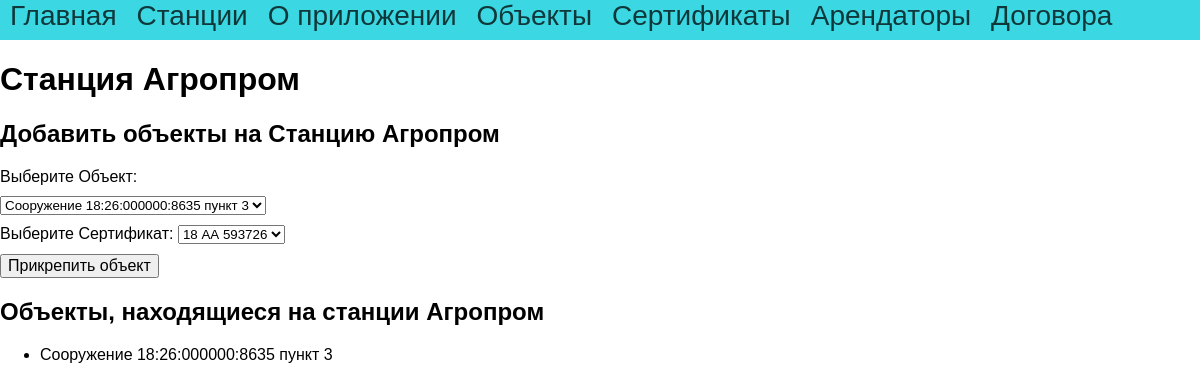
Page /agroprom on the committed database.
### tables this page shows
CREATE TABLE mainmenu (
id integer PRIMARY KEY AUTOINCREMENT, 
title text NOT NULL, 
url text NOT NULL
);

CREATE TABLE propertyObjects (
ObjectId integer PRIMARY KEY AUTOINCREMENT, 
ObjectName varchar NOT NULL
);

### app.py (the view)
@app.route("/agroprom", methods=["POST", "GET"])
def agroprom():
    db = get_db()
    dbase = FDataBase(db)
    if request.method == "POST":
        res = dbase.objectsInCertificates(request.form['name'], request.form['number'], 2)
        if not res:
            flash('Ошибка добавления Объекта', category='error')
        else:
            flash('Объект успешно добавлен в Сертификат', category='success')
    return render_template('agroprom.html', menu=dbase.getMenu(), certificates=dbase.getCertificateAnonce(), propertyObjects=dbase.getObjectAnonce(),
                           objectsInCertificate=dbase.getObjectInCertificatesAnonce(), title="Станция Агропром")

### FDataBase.py (called while the page is built)
    def getMenu(self):
        sql = '''SELECT * FROM mainmenu'''
        try:
            self.__cur.execute(sql)
            res = self.__cur.fetchall()
            if res: return res
        except:
            print("Ошибка чтения из БД")
        return []

    def getCertificateAnonce(self):
        try:
            self.__cur.execute(f"SELECT CertificateId, StationId, RegistrationNumber FROM certificates")
            res = self.__cur.fetchall()
            if res: return res
        except sqlite3.Error as e:
            print("Ошибка получения станции из БД"+str(e))
        return[]

    def getObjectAnonce(self):
        try:
            self.__cur.execute(f"SELECT ObjectId, ObjectName FROM propertyObjects ORDER BY ObjectId")
            res = self.__cur.fetchall()
            if res: return res
        except sqlite3.Error as e:
            print("Ошибка получения станции из БД"+str(e))
        return[]

    def getObjectInCertificatesAnonce(self):
        try:
            self.__cur.execute(f"SELECT CertificateId, ObjectId, StationId FROM objectsInCertificate ORDER BY StationId")
            res = self.__cur.fetchall()
            if res: return res
        except sqlite3.Error as e:
            print("Ошибка получения станции из БД"+str(e))
        return[]

### app.py (called while the page is built)
def connect_db():
    conn = sqlite3.connect(app.config['DATABASE'])
    conn.row_factory = sqlite3.Row
    return conn

def get_db():
    if not hasattr(g, 'link_db'):
        g.link_db = connect_db()
    return g.link_db

### templates/agroprom.html (shortened to what this page needs)
{% extends 'base.html' %}
{% block content %}
{{ super() }}
<h2>Добавить объекты на Станцию Агропром</h2>
<form action="" method="post" class="form-contact">
    <p><label>Выберите Объект:</label>
            <select name="name">
                {% for o in propertyObjects %}
                    <option value={{o.ObjectId}}>{{ o.ObjectName }}</option>
                {% endfor %}
            </select>
            <p><label>Выберите Сертификат:</label>
                <select name="number"/>
                    {% for c in certificates %}
                        {% if c.StationId == 2 %}
                            <option value={{c.CertificateId}}>{{ c.RegistrationNumber }}</option>
                        {% endif %}
                    {% endfor %}
    <p><input type="submit" value="Прикрепить объект"/>
    </form>
    <div>
        {% block objects %}
        <h2>Объекты, находящиеся на станции Агропром</h2>
        <ul class="objects">
                {% for g in objectsInCertificate if g.StationId == 2 -%}
                        {% for p in propertyObjects -%}
                            {% if p.ObjectId|int() == g.ObjectId|int()-%}
                                <li><p>{{p.ObjectName}}</p></li>
                            {% endif %}
                        {% endfor -%}
                {% endfor -%}
        </ul>
        {% endblock %}
        </div>
{% endblock %}

### templates/base.html (shortened to what this page needs)
<!DOCTYPE html>
<html>
<head>
<link type="text/css" href="{{ url_for('static', filename='css/styles.css')}}" rel="stylesheet"/>
</head>
<body>
{% block content -%}
        {% block mainmenu -%}
<ul class="mainmenu">
        {% for m in menu -%}
<li><a href="{{m.url}}">{{m.title}}</a></li>
        {% endfor -%}
</ul>
        {% endblock mainmenu -%}
        {% if title -%}
<h1>{{title}}</h1>
        {% else -%}
<h1>Ижпромтранс18</h1>
        {% endif -%}
{% endblock -%}
</body>
</html>

### static/css/styles.css (style rules this page uses)
html, body { font-family: Arial, Helvetica, sans-serif; margin: auto; padding: 0; height: 100%; width: 100%; }
a { color: rgb(0, 202, 202); text-decoration: none; margin: auto; }
ul.mainmenu { list-style: none; background: #3bd7e2; height: 40px; margin: auto; padding: 0; color: rgba(0, 0, 0, 0.74); font-size: 20px; overflow: hidden; }
ul.mainmenu li { float: left; margin: 18px, 40px, 0 50px; }
ul.mainmenu li a { color: rgba(0, 0, 0, 0.74); text-decoration: none; font-size: 28px; margin: 10px; }
.form-contact label { display: inline-block; min-width: 80px; }
.form-contact p { margin: 10px 0 10px 0; }
.form-contact input[type=submit], textarea { font-size: 16px; }

### rows in the picture
mainmenu: title "Главная"
mainmenu: title "Станции"
mainmenu: title "О приложении"
mainmenu: title "Объекты"
mainmenu: title "Сертификаты"
mainmenu: title "Арендаторы"
mainmenu: title "Договора"
propertyObjects: ObjectName "Сооружение 18:26:000000:8635 пункт 3"

### other values in the picture
{{ title }} "Станция Агропром"
form field name "Сооружение 18:26:000000:8635 пункт 3"
form field number "18 АА 593726"
